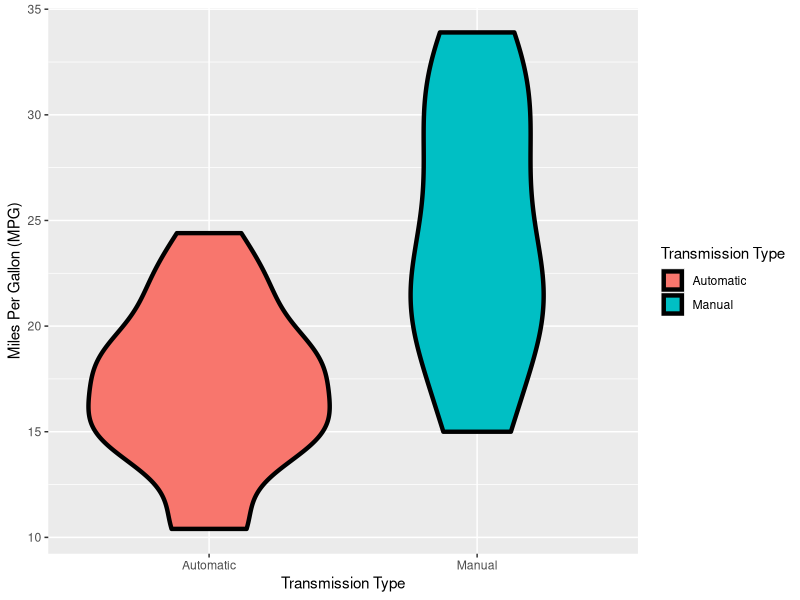

Reproduce this figure in R. (Note: this script raises an error after producing the figure.)
library(ggplot2)
library(grid)
library(gridExtra)

library(datasets); data(mtcars);library(knitr)

mtcars$am <- factor(mtcars$am, levels = c(0, 1), 
                    labels = c("Automatic", "Manual"))
mtcars$cyl <- as.factor(mtcars$cyl)
mtcars$gear <- as.factor(mtcars$gear)
mtcars$vs     <- as.factor(mtcars$vs)

# Exploratory Analysis
# - Basically it could go either way

xlab <- "Transmission Type"
ylab <- "Miles Per Gallon (MPG)"
g <- ggplot(data = mtcars, aes(x = factor(am), y = mpg, fill = am)) + 
        scale_fill_discrete(name = xlab) +
        xlab(xlab) + 
        ylab(ylab) +
        geom_violin(col = "black", size = 1.5)
print(g)

single_fit <- lm(mpg ~ am, mtcars)

summary(single_fit)$coefficients


#Model Selection
fit_all <- glm(mpg ~ ., data = mtcars)
fit_wt <- lm(mpg ~ wt, mtcars)
stepfit <- step(fit_all, trace = 0)

# ggplot regression code from http://susanejohnston.wordpress.com/2012/08/09/a-quick-and-easy-function-to-plot-lm-results-in-r/

ggplotRegression <- function (fit) {
        
        require(ggplot2)
        
        ggplot(fit$model, aes_string(x = names(fit$model)[2], y = names(fit$model)[1])) + 
                geom_point() +
                stat_smooth(method = "lm", col = "red") +
                ggtitle(paste("Adj R2 = ",signif(summary(fit)$adj.r.squared, 5),
                                   "; Intercept =",signif(fit$coef[[1]],5 ),
                                   "; Slope =",signif(fit$coef[[2]], 5),
                                   "; P =",signif(summary(fit)$coef[2,4], 5)))
}

# This program is released under the GNU GPL >=2 license.  For Details, see http://librestats.com/licenses

autoplot.lm <- function(x, ..., which=c(1:3, 5), mfrow=c(1,1)){
        
        require(grid)
        df <- fortify(x)
        df <- cbind(df, rows=1:nrow(df))
        
        # residuals vs fitted
        g1 <- ggplot(df, aes(.fitted, .resid)) +
                geom_point()  +
                geom_smooth(se=FALSE) +
                geom_hline(linetype=2, size=.2) +
                scale_x_continuous("Fitted Values") +
                scale_y_continuous("Residual") +
                ggtitle("Residuals vs Fitted")
        
        # normal qq
        a <- quantile(df$.stdresid, c(0.25, 0.75))
        b <- qnorm(c(0.25, 0.75))
        slope <- diff(a)/diff(b)
        int <- a[1] - slope * b[1]
        g2 <- ggplot(df, aes(sample=.resid)) +
                stat_qq() +
                geom_abline(slope=slope, intercept=int) +
                scale_x_continuous("Theoretical Quantiles") +
                scale_y_continuous("Standardized Residuals") +
                ggtitle("Normal Q-Q")
        
        # scale-location
        g3 <- ggplot(df, aes(.fitted, sqrt(abs(.stdresid)))) +
                geom_point() +
                geom_smooth(se=FALSE) +
                scale_x_continuous("Fitted Values") +
                scale_y_continuous("Root of Standardized Residuals") +
                ggtitle("Scale-Location")
        
        # cook's distance
        g4 <-  ggplot(df, aes(rows, .cooksd, ymin=0, ymax=.cooksd)) +
                geom_point() + geom_linerange() +
                scale_x_continuous("Observation Number") +
                scale_y_continuous("Cook's distance") +
                ggtitle("Cook's Distance")
        
        # residuals vs leverage
        g5 <- ggplot(df, aes(.hat, .stdresid)) +
                geom_point() +
                geom_smooth(se=FALSE) +
                geom_hline(linetype=2, size=.2) +
                scale_x_continuous("Leverage") +
                scale_y_continuous("Standardized Residuals") +
                ggtitle("Residuals vs Leverage")
        
        # cooksd vs leverage
        g6 <- ggplot(df, aes(.hat, .cooksd)) +
                geom_point() +
                geom_smooth(se=FALSE) +
                scale_x_continuous("Leverage") +
                scale_y_continuous("Cook's distance") +
                ggtitle("Cook's dist vs Leverage")
        
        plots <- list(g1, g2, g3, g4, g5, g6)
        
        # making the plots
        grid.newpage()
        
        if (prod(mfrow)>1) {
                mypos <- expand.grid(1:mfrow[1], 1:mfrow[2])
                mypos <- mypos[with(mypos, order(Var1)), ]
                pushViewport(viewport(layout = grid.layout(mfrow[1], mfrow[2])))
                formatter <- function(.){}
        } else {
                mypos <- data.frame(matrix(1, length(which), 2))
                pushViewport(viewport(layout = grid.layout(1, 1)))
                formatter <- function(.) {
                        .dontcare <- readline("Hit <Return> to see next plot: ")
                        grid.newpage()
                }
        }
        
        j <- 1
        for (i in which){
                formatter()
                print(plots[[i]], vp=viewport(layout.pos.row=mypos[j,][1], layout.pos.col=mypos[j,][2]))
                j <- j+1
        }
}

autoplot(fit_wt, which=1:6, mfrow=c(3,2))